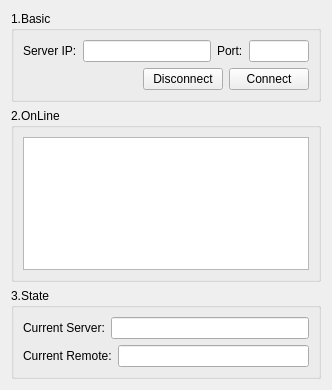
<?xml version="1.0" encoding="UTF-8"?>
<ui version="4.0">
 <class>Connecter</class>
 <widget class="QWidget" name="Connecter">
  <property name="geometry">
   <rect>
    <x>0</x>
    <y>0</y>
    <width>332</width>
    <height>390</height>
   </rect>
  </property>
  <property name="windowTitle">
   <string>Form</string>
  </property>
  <layout class="QVBoxLayout" name="verticalLayout_4">
   <item>
    <widget class="QGroupBox" name="gbBase">
     <property name="title">
      <string>1.Basic</string>
     </property>
     <layout class="QVBoxLayout" name="verticalLayout_3">
      <item>
       <layout class="QHBoxLayout" name="horizontalLayout">
        <item>
         <widget class="QLabel" name="lbIP">
          <property name="text">
           <string>Server IP:</string>
          </property>
         </widget>
        </item>
        <item>
         <widget class="QLineEdit" name="edIP"/>
        </item>
        <item>
         <widget class="QLabel" name="label">
          <property name="text">
           <string>Port:</string>
          </property>
         </widget>
        </item>
        <item>
         <widget class="QLineEdit" name="edPort">
          <property name="maximumSize">
           <size>
            <width>60</width>
            <height>16777215</height>
           </size>
          </property>
         </widget>
        </item>
       </layout>
      </item>
      <item>
       <layout class="QHBoxLayout" name="horizontalLayout_4">
        <item>
         <spacer name="horizontalSpacer">
          <property name="orientation">
           <enum>Qt::Orientation::Horizontal</enum>
          </property>
          <property name="sizeHint" stdset="0">
           <size>
            <width>40</width>
            <height>20</height>
           </size>
          </property>
         </spacer>
        </item>
        <item>
         <widget class="QPushButton" name="btnDisconnect">
          <property name="text">
           <string>Disconnect</string>
          </property>
         </widget>
        </item>
        <item>
         <widget class="QPushButton" name="btnConnect">
          <property name="text">
           <string>Connect</string>
          </property>
         </widget>
        </item>
       </layout>
      </item>
     </layout>
    </widget>
   </item>
   <item>
    <widget class="QGroupBox" name="groupBox">
     <property name="title">
      <string>2.OnLine</string>
     </property>
     <layout class="QVBoxLayout" name="verticalLayout">
      <item>
       <widget class="QListView" name="listView"/>
      </item>
     </layout>
    </widget>
   </item>
   <item>
    <widget class="QGroupBox" name="groupBox_2">
     <property name="title">
      <string>3.State</string>
     </property>
     <layout class="QVBoxLayout" name="verticalLayout_2">
      <item>
       <layout class="QHBoxLayout" name="horizontalLayout_2">
        <item>
         <widget class="QLabel" name="label_2">
          <property name="text">
           <string>Current Server:</string>
          </property>
         </widget>
        </item>
        <item>
         <widget class="QLineEdit" name="edCurServer"/>
        </item>
       </layout>
      </item>
      <item>
       <layout class="QHBoxLayout" name="horizontalLayout_3">
        <item>
         <widget class="QLabel" name="label_3">
          <property name="text">
           <string>Current Remote:</string>
          </property>
         </widget>
        </item>
        <item>
         <widget class="QLineEdit" name="edCurRemote"/>
        </item>
       </layout>
      </item>
     </layout>
    </widget>
   </item>
  </layout>
 </widget>
 <resources/>
 <connections/>
</ui>
